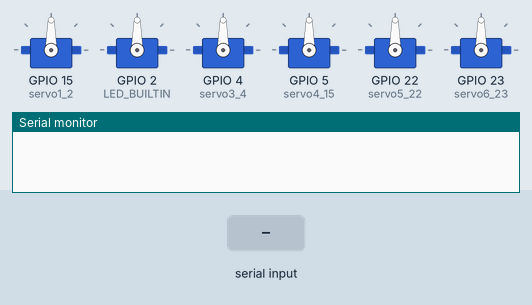
Bench run of a sketch on a simulated ESP32. Shown: 6 × servo, the last lines printed to the serial monitor. Inputs (shaded band) come from the test bench.

Above: at 1.2 s.
1.3 s: "b\n" received over Serial
At 2.5 s:
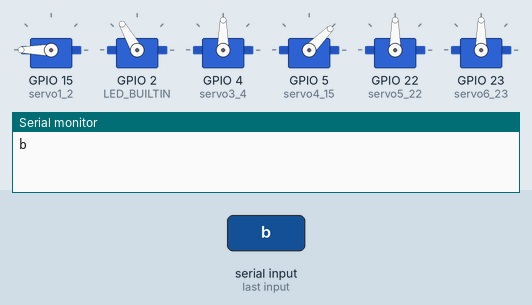
2.8 s: "c\n" received over Serial
At 3.7 s:
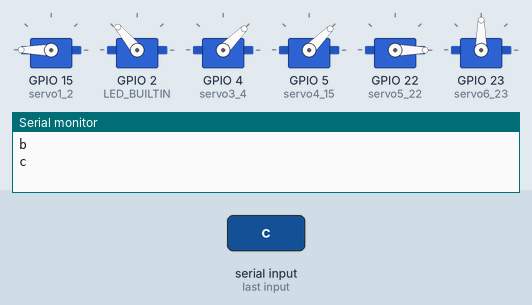
4.3 s: "d\n" received over Serial
At 4.8 s:
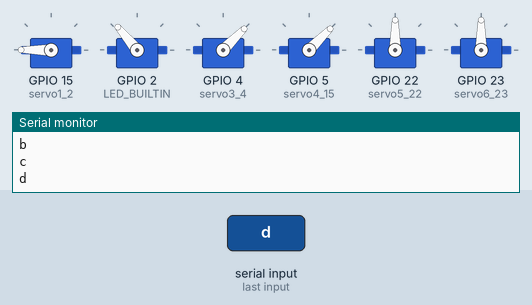
5.8 s: "e\n" received over Serial
At 7.0 s:
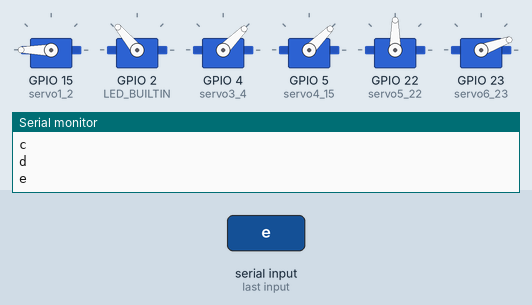
7.3 s: "f\n" received over Serial
At 8.3 s:
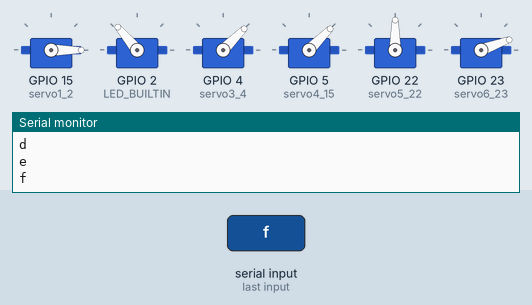
8.8 s: "g\n" received over Serial
At 9.4 s:
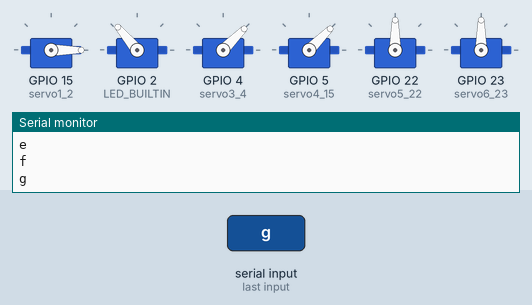
Timing chart, 0 to 11.3 s (numbered marks = the images above; inputs shaded):
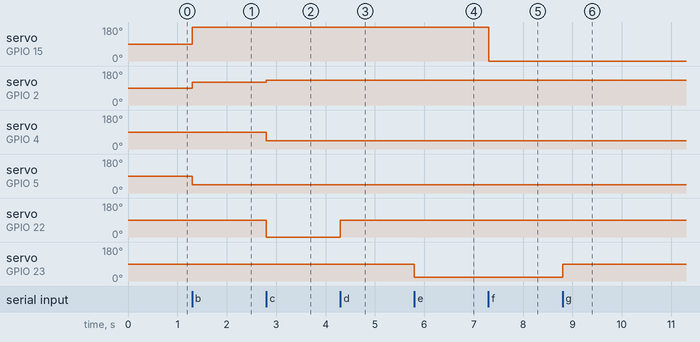

Measured:
- after the input at 1.3 s, servo on GPIO 15 (servo1_2): 90° → 180° at once; servo on GPIO 2 (LED_BUILTIN): 90° → 120° at once; servo on GPIO 5 (servo4_15): 90° → 45° at once
- after the input at 2.8 s, servo on GPIO 2 (LED_BUILTIN): 120° → 130° at once; servo on GPIO 4 (servo3_4): 90° → 45° at once; servo on GPIO 22 (servo5_22): 90° → 0° at once
- after the input at 4.3 s, servo on GPIO 22 (servo5_22): 0° → 90° at once
- after the input at 5.8 s, servo on GPIO 23 (servo6_23): 90° → 20° at once
- after the input at 7.3 s, servo on GPIO 15 (servo1_2): 180° → 0° at once
- after the input at 8.8 s, servo on GPIO 23 (servo6_23): 20° → 90° at once

The sketch:

serial_ejemplo6.ino
```cpp
int LED_BUILTIN = 2; // o cambiar a 13 si es arduino
String Marked_servo = "";
int angulo = 0;


#include <ESP32Servo.h>

Servo myservo1, myservo2, myservo3, myservo4, myservo5, myservo6; // create servo object to control a servo
// 16 servo objects can be created on the ESP32

int pos = 0;    // variable to store the servo position
// Recommended PWM GPIO pins on the ESP32 include 2,4,12-19,21-23,25-27,32-33
int servo1_2 = 15;
int servo2_5 = 2;
int servo3_4 = 4;
int servo4_15 = 5;
int servo5_22 = 22;
int servo6_23 = 23;
int j = 0;

void setup() {
  Serial.begin(115200); // opens serial port, sets data rate to 115200 bps
  pinMode(LED_BUILTIN, OUTPUT);
  // Allow allocation of all timers
  ESP32PWM::allocateTimer(0);
  ESP32PWM::allocateTimer(1);
  ESP32PWM::allocateTimer(2);
  ESP32PWM::allocateTimer(3);
  myservo1.setPeriodHertz(50);    // standard 50 hz servo
  myservo2.setPeriodHertz(50);    // standard 50 hz servo
  myservo3.setPeriodHertz(50);    // standard 50 hz servo

  myservo1.attach(servo1_2, 500, 2400);
  myservo2.attach(servo2_5, 500, 2400);
  myservo3.attach(servo3_4, 500, 2400);
  myservo4.attach(servo4_15, 500, 2400);
  myservo5.attach(servo5_22, 500, 2400);
  myservo6.attach(servo6_23, 500, 2400);

  // attaches the servo on pin 18 to the servo object
  // using default min/max of 1000us and 2000us
  // different servos may require different min/max settings
  // for an accurate 0 to 180 sweep
}


void loop() {
  // send data only when you receive data:


  if (Serial.available() > 0) {

    Marked_servo = Serial.readStringUntil('\n');
    Marked_servo = Marked_servo.substring(0,1);
    Serial.println(Marked_servo);

     if(Marked_servo == "a"){

          myservo1.write(90);
          myservo2.write(90);
          myservo3.write(90);
          myservo4.write(90);
          myservo5.write(90);
          myservo6.write(90);
          delay(50);
      }

      if(Marked_servo == "b"){
          myservo1.write(180);
          myservo2.write(120);
          myservo3.write(90);
          myservo4.write(45);
          myservo5.write(90);
          myservo6.write(90);
          delay(50);
      }
    if(Marked_servo == "c"){
          myservo1.write(180);
          myservo2.write(130);
          myservo3.write(45);
          myservo4.write(45);
          myservo5.write(0);
          myservo6.write(90);
          delay(50);
      }
      if(Marked_servo == "d"){
          myservo1.write(180);
          myservo2.write(130);
          myservo3.write(45);
          myservo4.write(45);
          myservo5.write(90);
          myservo6.write(90);
    delay(50);
      }
       if(Marked_servo == "e"){
            myservo1.write(180);
          myservo2.write(130);
          myservo3.write(45);
          myservo4.write(45);
          myservo5.write(90);
          myservo6.write(20);
    delay(50);
      }
         if(Marked_servo == "f"){
            myservo1.write(0);
           myservo2.write(130);
          myservo3.write(45);
          myservo4.write(45);
          myservo5.write(90);
          myservo6.write(20);
    delay(50);
      }
         if(Marked_servo == "g"){
           myservo1.write(0);
           myservo2.write(130);
          myservo3.write(45);
          myservo4.write(45);
          myservo5.write(90);
          myservo6.write(90);
    delay(50);
      }
       if(Marked_servo == "h"){

          myservo1.write(90);
          myservo2.write(90);
          myservo3.write(90);
          myservo4.write(90);
          myservo5.write(90);
          myservo6.write(90);
          delay(50);
      }

    delay(500);


  }
}
```
